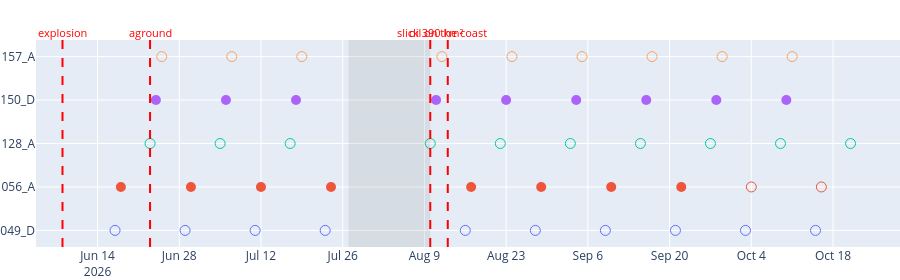

The notebook cell this image was saved under:
### Markdown cell above
#### 3.1 Temporal analysis

Key dates, from the news reports in the introduction:

- **8 June**: explosion on board, the tanker is disabled ([Maritime Executive](https://maritime-executive.com/article/stricken-tanker-caroline-bezengi-continues-to-leak-oil-off-oman))

- **About 23 June**: the tanker ends up on the rocks at the southwest tip of Jazirat Al Qibliyyah (same source)

- **10 August**: Oman puts the slick at about 390 km² ([Reuters via gCaptain](https://gcaptain.com/oil-spill-off-oman-from-tanker-under-sanctions-against-russia-spreads-over-huge-area/))

- **13 August**: oil reaches the beaches at Ras Madrakah ([Al Jazeera](https://www.aljazeera.com/news/2026/8/13/oman-says-oil-spill-from-stricken-tanker-has-reached-its-coast))

### Code cell
KEY_DATES = {
    "explosion": pd.Timestamp("2026-06-08"),
    "aground": pd.Timestamp("2026-06-23"),
    "slick 390 km²": pd.Timestamp("2026-08-10"),
    "oil on the coast": pd.Timestamp("2026-08-13"),
}
GAP = (pd.Timestamp("2026-07-27"), pd.Timestamp("2026-08-10"))

# every pass per stack against the key dates, filled where the pass covers the wreck
fig = go.Figure()
for stack_id, group in passes.groupby("stack_id"):
    fig.add_trace(go.Scatter(x=group.date, y=[stack_id] * len(group), mode="markers", name=stack_id,
                             marker=dict(size=10, symbol=["circle" if c else "circle-open" for c in group.covers_wreck]),
                             text=group.pols, hovertemplate="%{x|%b %d}<br>%{text}"))
fig.add_vrect(x0=GAP[0], x1=GAP[1], fillcolor="gray", opacity=0.15, line_width=0)
# labels on two heights, so dates close together don't overlap
for i, (label, date) in enumerate(KEY_DATES.items()):
    fig.add_vline(x=date, line=dict(color="red", dash="dash"))
    fig.add_annotation(x=date, y=1.07 + 0.13 * (i % 2), yref="paper", text=label, showarrow=False, font=dict(color="red", size=11))
fig.update_layout(height=300, margin=dict(l=0, r=0, t=60, b=0), showlegend=False)
fig.show()

### Figure 1 — Plotly figure (JSON) as saved in the notebook; plotly's stock layout.template omitted (floating-point values rounded to 4 significant figures)
{"data": [{"hovertemplate": "%{x|%b %d}<br>%{text}", "marker": {"size": 10, "symbol": ["circle-open", "circle-open", "circle-open", "circle-open", "circle-open", "circle-open", "circle-open", "circle-open", "circle-open", "circle-open"]}, "mode": "markers", "name": "049_D", "text": ["SHSH", "DHDH", "SHSH", "DHDH", "DHDH", "SHSH", "DHDH", "SHSH", "DHDH", "SHSH"], "type": "scatter", "x": ["2026-06-17T00:00:00.000000", "2026-06-29T00:00:00.000000", "2026-07-11T00:00:00.000000", "2026-07-23T00:00:00.000000", "2026-08-16T00:00:00.000000", "2026-08-28T00:00:00.000000", "2026-09-09T00:00:00.000000", "2026-09-21T00:00:00.000000", "2026-10-03T00:00:00.000000", "2026-10-15T00:00:00.000000"], "y": ["049_D", "049_D", "049_D", "049_D", "049_D", "049_D", "049_D", "049_D", "049_D", "049_D"]}, {"hovertemplate": "%{x|%b %d}<br>%{text}", "marker": {"size": 10, "symbol": ["circle", "circle", "circle", "circle", "circle", "circle", "circle", "circle", "circle-open", "circle-open"]}, "mode": "markers", "name": "056_A", "text": ["DHDH + NASV", "DHDH + NASV", "DHDH + NASV", "DHDH + NASV", "DHDH + NASV", "DHDH + NASV", "DHDH + NASV", "DHDH + NASV", "DHDH", "DHDH"], "type": "scatter", "x": ["2026-06-18T00:00:00.000000", "2026-06-30T00:00:00.000000", "2026-07-12T00:00:00.000000", "2026-07-24T00:00:00.000000", "2026-08-17T00:00:00.000000", "2026-08-29T00:00:00.000000", "2026-09-10T00:00:00.000000", "2026-09-22T00:00:00.000000", "2026-10-04T00:00:00.000000", "2026-10-16T00:00:00.000000"], "y": ["056_A", "056_A", "056_A", "056_A", "056_A", "056_A", "056_A", "056_A", "056_A", "056_A"]}, {"hovertemplate": "%{x|%b %d}<br>%{text}", "marker": {"size": 10, "symbol": ["circle-open", "circle-open", "circle-open", "circle-open", "circle-open", "circle-open", "circle-open", "circle-open", "circle-open", "circle-open"]}, "mode": "markers", "name": "128_A", "text": ["DHDH + NASV", "DHDH + NASV", "DHDH + NASV", "DHDH + NASV", "DHDH + NASV", "DHDH + NASV", "DHDH + NASV", "DHDH", "DHDH", "DHDH"], "type": "scatter", "x": ["2026-06-23T00:00:00.000000", "2026-07-05T00:00:00.000000", "2026-07-17T00:00:00.000000", "2026-08-10T00:00:00.000000", "2026-08-22T00:00:00.000000", "2026-09-03T00:00:00.000000", "2026-09-15T00:00:00.000000", "2026-09-27T00:00:00.000000", "2026-10-09T00:00:00.000000", "2026-10-21T00:00:00.000000"], "y": ["128_A", "128_A", "128_A", "128_A", "128_A", "128_A", "128_A", "128_A", "128_A", "128_A"]}, {"hovertemplate": "%{x|%b %d}<br>%{text}", "marker": {"size": 10, "symbol": ["circle", "circle", "circle", "circle", "circle", "circle", "circle", "circle", "circle"]}, "mode": "markers", "name": "150_D", "text": ["DHDH", "SHSH", "DHDH", "DHDH", "SHSH", "DHDH", "SHSH", "DHDH", "SHSH"], "type": "scatter", "x": ["2026-06-24T00:00:00.000000", "2026-07-06T00:00:00.000000", "2026-07-18T00:00:00.000000", "2026-08-11T00:00:00.000000", "2026-08-23T00:00:00.000000", "2026-09-04T00:00:00.000000", "2026-09-16T00:00:00.000000", "2026-09-28T00:00:00.000000", "2026-10-10T00:00:00.000000"], "y": ["150_D", "150_D", "150_D", "150_D", "150_D", "150_D", "150_D", "150_D", "150_D"]}, {"hovertemplate": "%{x|%b %d}<br>%{text}", "marker": {"size": 10, "symbol": ["circle-open", "circle-open", "circle-open", "circle-open", "circle-open", "circle-open", "circle-open", "circle-open", "circle-open"]}, "mode": "markers", "name": "157_A", "text": ["DHDH", "DHDH", "DHDH", "DHDH", "DHDH", "DHDH", "DHDH", "DHDH", "DHDH"], "type": "scatter", "x": ["2026-06-25T00:00:00.000000", "2026-07-07T00:00:00.000000", "2026-07-19T00:00:00.000000", "2026-08-12T00:00:00.000000", "2026-08-24T00:00:00.000000", "2026-09-05T00:00:00.000000", "2026-09-17T00:00:00.000000", "2026-09-29T00:00:00.000000", "2026-10-11T00:00:00.000000"], "y": ["157_A", "157_A", "157_A", "157_A", "157_A", "157_A", "157_A", "157_A", "157_A"]}], "layout": {"annotations": [{"font": {"color": "red", "size": 11}, "showarrow": false, "text": "explosion", "x": "2026-06-08T00:00:00", "y": 1.08, "yref": "paper"}, {"font": {"color": "red", "size": 11}, "showarrow": false, "text": "aground", "x": "2026-06-23T00:00:00", "y": 1.08, "yref": "paper"}, {"font": {"color": "red", "size": 11}, "showarrow": false, "text": "slick 390 km²", "x": "2026-08-10T00:00:00", "y": 1.08, "yref": "paper"}, {"font": {"color": "red", "size": 11}, "showarrow": false, "text": "oil on the coast", "x": "2026-08-13T00:00:00", "y": 1.08, "yref": "paper"}], "height": 280, "margin": {"b": 0, "l": 0, "r": 0, "t": 40}, "shapes": [{"fillcolor": "gray", "line": {"width": 0}, "opacity": 0.15, "type": "rect", "x0": "2026-07-27T00:00:00", "x1": "2026-08-10T00:00:00", "xref": "x", "y0": 0, "y1": 1, "yref": "y domain"}, {"line": {"color": "red", "dash": "dash"}, "type": "line", "x0": "2026-06-08T00:00:00", "x1": "2026-06-08T00:00:00", "xref": "x", "y0": 0, "y1": 1, "yref": "y domain"}, {"line": {"color": "red", "dash": "dash"}, "type": "line", "x0": "2026-06-23T00:00:00", "x1": "2026-06-23T00:00:00", "xref": "x", "y0": 0, "y1": 1, "yref": "y domain"}, {"line": {"color": "red", "dash": "dash"}, "type": "line", "x0": "2026-08-10T00:00:00", "x1": "2026-08-10T00:00:00", "xref": "x", "y0": 0, "y1": 1, "yref": "y domain"}, {"line": {"color": "red", "dash": "dash"}, "type": "line", "x0": "2026-08-13T00:00:00", "x1": "2026-08-13T00:00:00", "xref": "x", "y0": 0, "y1": 1, "yref": "y domain"}], "showlegend": false}}
